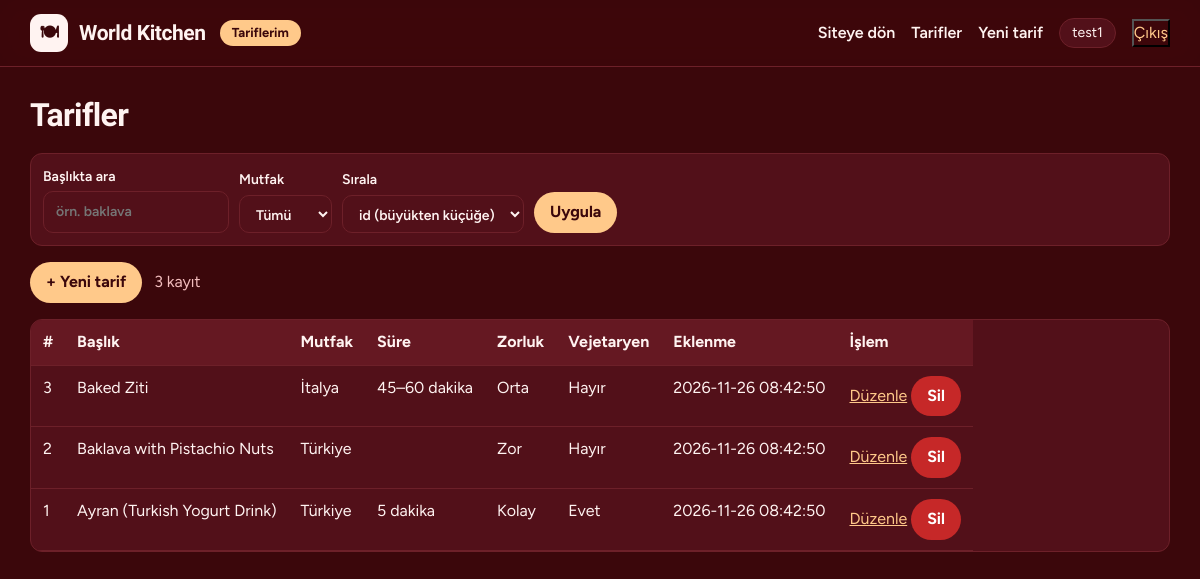
/tariflerim/liste.php (signed in), run on the app's committed database.
### tables this page shows
CREATE TABLE tarifler (
  id           INT UNSIGNED NOT NULL AUTO_INCREMENT,
  kullanici_id INT UNSIGNED NOT NULL,
  baslik       VARCHAR(200) NOT NULL,
  mutfak       VARCHAR(80)  NOT NULL,
  giris        TEXT         NULL,
  malzemeler   TEXT         NOT NULL,               
  yapilis      TEXT         NOT NULL,               
  notlar       TEXT         NULL,
  sure         VARCHAR(40)  NULL,
  zorluk       TINYINT UNSIGNED NULL,
  vejetaryen   TINYINT(1)   NOT NULL DEFAULT 0,
  foto_url     VARCHAR(500) NULL,
  foto_yazar   VARCHAR(200) NULL,
  olusturma    TIMESTAMP    NOT NULL DEFAULT CURRENT_TIMESTAMP,
  PRIMARY KEY (id),
  KEY idx_tarif_sahip (kullanici_id),
  KEY idx_tarif_mutfak (mutfak),
  CONSTRAINT fk_tarif_sahip FOREIGN KEY (kullanici_id)
    REFERENCES kullanicilar (id) ON DELETE CASCADE
);

### tariflerim/db.php (called while the page is built, shortened)
<?php
function db(): PDO
{
    static $pdo = null;
    if ($pdo === null) {
        $dsn = 'mysql:host=' . DB_HOST . ';dbname=' . DB_NAME . ';charset=utf8mb4';
        $pdo = new PDO($dsn, DB_USER, DB_PASS, [
            PDO::ATTR_ERRMODE            => PDO::ERRMODE_EXCEPTION,
            PDO::ATTR_DEFAULT_FETCH_MODE => PDO::FETCH_ASSOC,
            PDO::ATTR_EMULATE_PREPARES   => false,
        ]);
    }
    return $pdo;
}

### tariflerim/liste.php (the view, shortened to what this page needs)
<?php
require_once __DIR__ . '/_ortak.php';
$uid = giris_zorunlu();
$q      = mb_substr(trim((string)($_GET['q'] ?? '')), 0, 100);
$mutfak = mb_substr(trim((string)($_GET['mutfak'] ?? '')), 0, 80);
$sirala = (string)($_GET['sirala'] ?? 'id_azalan');
$kosul = ['kullanici_id = :uid'];
$param = [':uid' => $uid];
$sql = 'SELECT id, baslik, mutfak, sure, zorluk, vejetaryen, olusturma FROM tarifler'
     . ($kosul ? ' WHERE ' . implode(' AND ', $kosul) : '')
     . ' ORDER BY ' . SIRALAMA[$sirala][1];
$st = db()->prepare($sql);
$st->execute($param);
$tarifler = $st->fetchAll();
$filtreli = ($q !== '' || $mutfak !== '');
echo '<form class="filtre" method="get" action="liste.php">'
   . '<label>Başlıkta ara<input type="search" name="q" maxlength="100" value="' . h($q) . '" placeholder="örn. baklava"></label>'
   . '<label>Mutfak<select name="mutfak"><option value="">Tümü</option>';
echo '</select></label><label>Sırala<select name="sirala">';
foreach (SIRALAMA as $anahtar => [$ad]) {
    echo '<option value="' . h($anahtar) . '"' . ($anahtar === $sirala ? ' selected' : '') . '>' . h($ad) . '</option>';
}
echo '</select></label><button type="submit">Uygula</button>'
   . ($filtreli || $sirala !== 'id_azalan' ? ' <a class="bag" href="liste.php">Temizle</a>' : '')
   . '</form>';
echo '<p><a class="dugme" href="ekle.php">+ Yeni tarif</a> <span class="sayi">' . count($tarifler) . ' kayıt</span></p>';
if (!$tarifler) {
    echo '<div class="mesaj">' . ($filtreli ? 'Aramanıza uygun tarif bulunamadı.' : 'Henüz tarifiniz yok.') . '</div>';
} else {
    echo '<table><thead><tr><th>#</th><th>Başlık</th><th>Mutfak</th><th>Süre</th><th>Zorluk</th><th>Vejetaryen</th><th>Eklenme</th><th>İşlem</th></tr></thead><tbody>';
    foreach ($tarifler as $t) {
        echo '<tr><td>' . (int)$t['id'] . '</td>'
            . '<td>' . h($t['baslik']) . '</td>'
            . '<td>' . h($t['mutfak']) . '</td>'
            . '<td>' . h($t['sure']) . '</td>'
            . '<td>' . h(ZORLUK[(int)$t['zorluk']] ?? '') . '</td>'
            . '<td>' . ($t['vejetaryen'] ? 'Evet' : 'Hayır') . '</td>'
            . '<td>' . h($t['olusturma']) . '</td>'
            . '<td><a href="duzenle.php?id=' . (int)$t['id'] . '">Düzenle</a> '
            . '<form class="satirici" method="post" action="sil.php" onsubmit="return confirm(\'Bu tarif silinsin mi?\')">'
            . csrf_alan() . '<input type="hidden" name="id" value="' . (int)$t['id'] . '">'
            . '<button class="tehlike" type="submit">Sil</button></form></td></tr>';
    }
    echo '</tbody></table>';
}

### tariflerim/stil.css (style rules this page uses)
.tf a { color:var(--accent) }
.tf table { width:100%;border-collapse:collapse;background:var(--surface);border-radius:12px;overflow:hidden;border:1px solid var(--line) }
.tf th,.tf td { padding:10px 12px;border-bottom:1px solid var(--line);text-align:left;vertical-align:top }
.tf th { background:var(--surface-2) }
.dugme,.tf button { background:var(--accent);color:var(--on-accent);border:0;border-radius:999px;padding:8px 16px;font:inherit;font-weight:700;cursor:pointer;text-decoration:none;display:inline-block }
.tf a.dugme { color:var(--on-accent) }
.tf button.tehlike { background:#c62828;color:#fff }
.form input,.form textarea,.form select,.filtre input,.filtre select { display:block;width:100%;padding:9px 12px;border:1px solid var(--line);border-radius:10px;background:var(--surface);color:var(--ink);font:inherit;margin-top:4px }
.sayi { color:var(--muted);margin-left:8px }
.filtre { display:flex;gap:10px;flex-wrap:wrap;align-items:end;background:var(--surface);border:1px solid var(--line);padding:12px;border-radius:12px;margin:12px 0 }
.filtre label { font-weight:600;font-size:14px }
.filtre input,.filtre select { width:auto }
form.satirici { display:inline }
.tf table { display:block;overflow-x:auto }

### data on the page
tarifler: id "3", baslik "Baked Ziti", mutfak "İtalya", sure "45–60 dakika", zorluk "Orta", vejetaryen "Hayır", olusturma "2026-11-26 08:42:50"
tarifler: id "2", baslik "Baklava with Pistachio Nuts", mutfak "Türkiye", zorluk "Zor", vejetaryen "Hayır", olusturma "2026-11-26 08:42:50"
tarifler: id "1", baslik "Ayran (Turkish Yogurt Drink)", mutfak "Türkiye", sure "5 dakika", zorluk "Kolay", vejetaryen "Evet", olusturma "2026-11-26 08:42:50"

### other printed values
$_SESSION['kullanici_adi'] "test1"
$baslik "Tarifler"
count($tarifler) "3"
form field sirala "id (büyükten küçüğe)"
